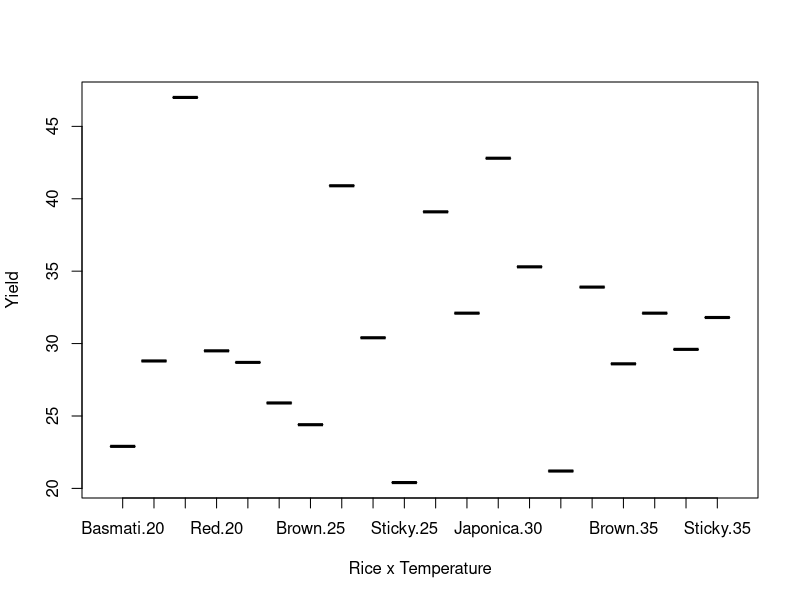

This chart was generated by the following R code:


list.files("data")

dt <- read.csv("data/rice_yield.csv")

boxplot(Yield ~ Rice:Temperature,
        data = dt,
        xlab = "Rice x Temperature",
        ylab = "Yield")

dt

mod <- with(dt,
            lm(Yield ~ Rice + Temperature + Rice:Temperature))

anova(mod)

summary(mod)


